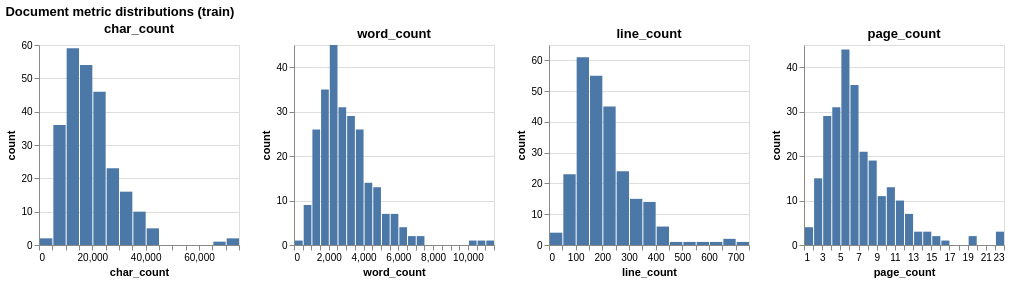

Notebook cell for this chart:
### Code cell
check_distributions(train, "train")

### Figure 1 — Vega-Lite specification as saved in the notebook (floating-point values rounded to 4 significant figures; data arrays with more than 128 entries replaced by an {"elided": "..."} marker saying what was removed)
{"config": {"view": {"continuousWidth": 300, "continuousHeight": 300}}, "hconcat": [{"data": {"name": "data-340c5794cc5d4aef72686e2be4b813c7"}, "mark": {"type": "bar"}, "encoding": {"x": {"bin": {"maxbins": 30}, "field": "char_count", "title": "char_count", "type": "quantitative"}, "y": {"aggregate": "count", "title": "count", "type": "quantitative"}}, "height": 200, "title": "char_count", "width": 200}, {"data": {"name": "data-f7891b52c34129f804ab766e4ecaa7b1"}, "mark": {"type": "bar"}, "encoding": {"x": {"bin": {"maxbins": 30}, "field": "word_count", "title": "word_count", "type": "quantitative"}, "y": {"aggregate": "count", "title": "count", "type": "quantitative"}}, "height": 200, "title": "word_count", "width": 200}, {"data": {"name": "data-ba3816b31b9f259e23776a91747580da"}, "mark": {"type": "bar"}, "encoding": {"x": {"bin": {"maxbins": 30}, "field": "line_count", "title": "line_count", "type": "quantitative"}, "y": {"aggregate": "count", "title": "count", "type": "quantitative"}}, "height": 200, "title": "line_count", "width": 200}, {"data": {"name": "data-3c597dec39193a7d5f92523413c767a7"}, "mark": {"type": "bar"}, "encoding": {"x": {"bin": {"maxbins": 30}, "field": "page_count", "title": "page_count", "type": "quantitative"}, "y": {"aggregate": "count", "title": "count", "type": "quantitative"}}, "height": 200, "title": "page_count", "width": 200}], "title": "Document metric distributions (train)", "$schema": "https://vega.github.io/schema/vega-lite/v6.1.0.json", "datasets": {"data-340c5794cc5d4aef72686e2be4b813c7": {"elided": "254 records"}, "data-f7891b52c34129f804ab766e4ecaa7b1": {"elided": "254 records"}, "data-ba3816b31b9f259e23776a91747580da": {"elided": "254 records"}, "data-3c597dec39193a7d5f92523413c767a7": {"elided": "254 records"}}}
